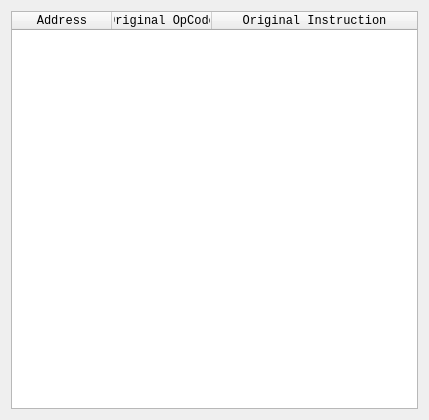
<?xml version="1.0" encoding="UTF-8"?>
<ui version="4.0">
 <class>Form</class>
 <widget class="QWidget" name="Form">
  <property name="geometry">
   <rect>
    <x>0</x>
    <y>0</y>
    <width>429</width>
    <height>420</height>
   </rect>
  </property>
  <property name="windowTitle">
   <string>Restore Instructions</string>
  </property>
  <layout class="QGridLayout" name="gridLayout">
   <item row="0" column="0">
    <widget class="QTableWidget" name="tableWidget_Instructions">
     <property name="font">
      <font>
       <family>Monospace</family>
      </font>
     </property>
     <property name="editTriggers">
      <set>QAbstractItemView::NoEditTriggers</set>
     </property>
     <property name="selectionMode">
      <enum>QAbstractItemView::SingleSelection</enum>
     </property>
     <property name="selectionBehavior">
      <enum>QAbstractItemView::SelectRows</enum>
     </property>
     <property name="sortingEnabled">
      <bool>true</bool>
     </property>
     <property name="wordWrap">
      <bool>false</bool>
     </property>
     <attribute name="horizontalHeaderStretchLastSection">
      <bool>true</bool>
     </attribute>
     <attribute name="verticalHeaderVisible">
      <bool>false</bool>
     </attribute>
     <attribute name="verticalHeaderMinimumSectionSize">
      <number>16</number>
     </attribute>
     <attribute name="verticalHeaderDefaultSectionSize">
      <number>16</number>
     </attribute>
     <column>
      <property name="text">
       <string>Address</string>
      </property>
     </column>
     <column>
      <property name="text">
       <string>Original OpCode</string>
      </property>
     </column>
     <column>
      <property name="text">
       <string>Original Instruction</string>
      </property>
     </column>
    </widget>
   </item>
  </layout>
 </widget>
 <resources/>
 <connections/>
</ui>
